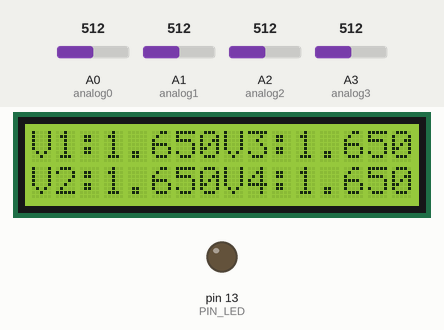
The sketch below on a simulated Arduino Nano, built with avr-gcc and run on an emulated ATmega328P. Shown: 16×2 character LCD, output pins drawn as LEDs (lit = HIGH). The inputs (shaded band) are chosen by the test bench; at power-on: A0 (analog0) = 512, A1 (analog1) = 512, A2 (analog2) = 512, A3 (analog3) = 512. Pins used as bus, display or sensor lines are not drawn; what the sketch prints to the serial monitor is not drawn.

Above: at 4.3 s.
4.4 s: A0 (analog0) set to 716
At 5.7 s:
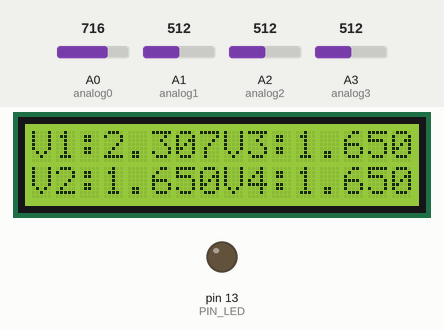
6.0 s: A1 (analog1) set to 716
At 6.6 s:
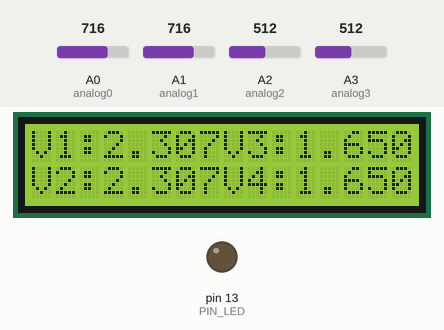
7.5 s: A2 (analog2) set to 716
At 8.7 s:
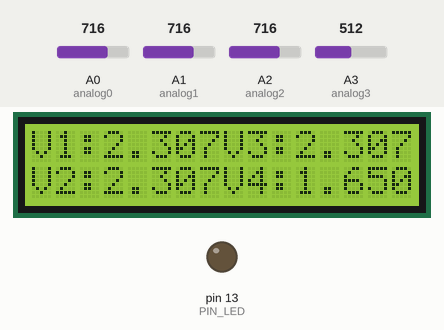
9.0 s: A3 (analog3) set to 716
At 9.7 s:
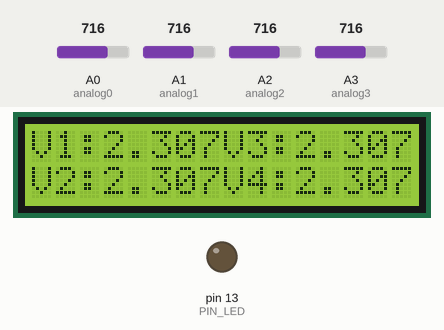
10.5 s: A0 (analog0) set to 992
At 11.7 s:
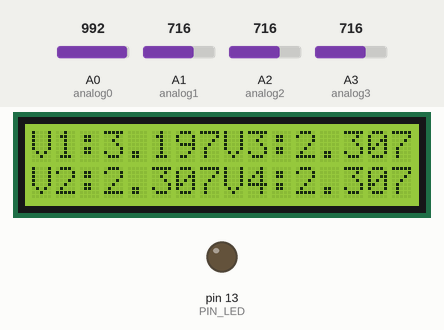
12.0 s: A1 (analog1) set to 992
At 13.0 s:
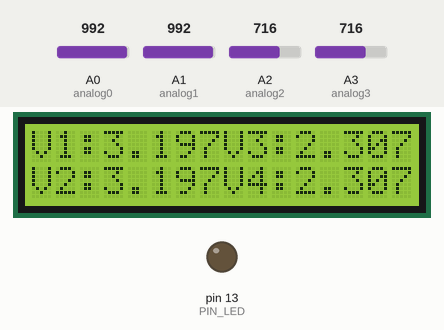
Timing chart, 0 to 14.6 s (numbered marks = the images above; inputs shaded):
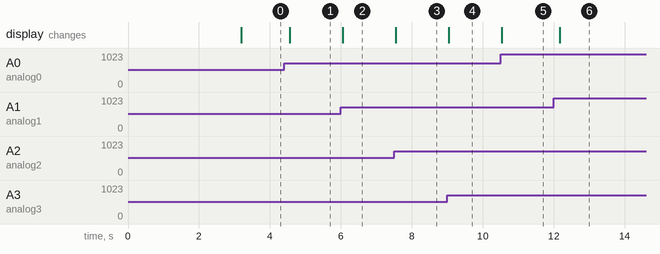

Measured:
- after the input at 4.4 s, the display: changes after 0.16 s (image 1)
- after the input at 6.0 s, the display: changes after 0.05 s (image 2)
- after the input at 7.5 s, the display: changes after 0.05 s (image 3)
- after the input at 9.0 s, the display: changes at once (image 4)
- after the input at 10.5 s, the display: changes at once (image 5)
- after the input at 12.0 s, the display: changes after 0.17 s (image 6)

The sketch:

4_Electrode_DAQ.ino
```cpp
#include <LiquidCrystal_I2C.h>
#include <Wire.h>

// Defining pins from arduino nano to DDS AD9850.
// Defining is constant.
#define PIN_DDS_RESET 11
#define PIN_DDS_DATA 10
#define PIN_DDS_FU_UD 9
#define PIN_DDS_W_CLK 8

#define PIN_LED LED_BUILTIN
#define DELAY_US 500
#define DDS_CLOCK 125000000
#define BACKLIGHT_PIN     13

/* ADC Setup */
#define analog0 A0 // Pin A0
#define analog1 A1 // Pin A1
#define analog2 A2 // Pin A2
#define analog3 A3 // Pin A3

LiquidCrystal_I2C lcd(0x27, 2, 1, 0, 4, 5, 6, 7, 3, POSITIVE);  // Set the LCD I2C address

/* DECLARATIONS */
/* Void is a "free for all" datatype. Can store integers, decimals, words, etc. */
// Passing info. / data by value from one point to another.
// There's an address to each, when program hits this point, it will jump to the function address and fill it with information.
void parse_cmd(void);
void parse_cmd_custom(void);
void send(unsigned long word);
void clock_tick();
void reset_tick();
void freq_update_tick();
unsigned long word_compute(unsigned long frequency); // unsigned long brings 8 bytes. Where it's called,
void send_bit(int value);


/* GLOBALS - can be called and used from anywhere, aka a constant*/
int incoming_byte;
char cmd[128];      //Array.. Allocates 128 bytes to CMD... 1 Char = 1 byte, 1 byte = 8 bits... 128*8 bits allocated.
char frequency[128]; //Array.. Allocates 128 bytes to frequency
int i = 0;

/* ADC Setup */
int val0 = 0; // Variable to store the value read from conditioning circuit
int val1 = 0;
int val2 = 0;
int val3 = 0;

/* DAQ Setup */
String dataLabel1 = "Electrode 1";
String dataLabel2 = "Electrode 2";
String dataLabel3 = "Electrode 3";
String dataLabel4 = "Electrode 4";
bool label = true;

void setup() {

// set up the LCD's number of columns and rows:
  lcd.begin(16, 2);

// Print a message to the LCD.
  lcd.clear();

// Setting AREF for reference voltage of 3.3V
  analogReference(EXTERNAL);

//Sets Arduino pins as O/P
    pinMode(PIN_DDS_RESET, OUTPUT);
    pinMode(PIN_DDS_DATA, OUTPUT);
    pinMode(PIN_DDS_FU_UD, OUTPUT);
    pinMode(PIN_DDS_W_CLK, OUTPUT);
    pinMode(PIN_LED, OUTPUT);

//Sets Arduino pins to Low / Off / 0.
    digitalWrite(PIN_DDS_RESET, LOW);
    digitalWrite(PIN_DDS_DATA, LOW);
    digitalWrite(PIN_DDS_FU_UD, LOW);
    digitalWrite(PIN_DDS_W_CLK, LOW);
    digitalWrite(PIN_LED, LOW);


    Serial.begin(115200, SERIAL_8N1);
    delay(10);
    //Serial.println("Program Starting");
    // Clears bits in array to 0, "Fresh start"
    memset(cmd, '\0', sizeof(cmd));
    memset(frequency, '\0', sizeof(frequency));


    //Serial.write("DDS reset... ");
    reset_tick();
    //Serial.write(" - Completed!\r\n");
    delay(1000);
    //Serial.write("DDS reset... ");
    reset_tick();
    //Serial.write(" - Completed!\r\n");
    send(0);
    delay(1000);

    /* Setting Frequency...Unsigned long bc we want to store large value, and non-negative values. */
    unsigned long freq_word = 12500;
    unsigned long word = word_compute(freq_word); // word_compute goes to its function, does calc. then saves that into word.

    send(word); // Goes to function send, bring the data in word (100kHz) to send function,
    Serial.println("\n");
    delay(1000);

}

void loop()
{

  /* DAQ Setup */
  while(label){ //runs once
    //enable headers
    Serial.print(dataLabel1);
    Serial.print(",");
    Serial.print(dataLabel2);
    Serial.print(",");
    Serial.print(dataLabel3);
    Serial.print(",");
    Serial.print(dataLabel4);
    Serial.print(",");
    label = false;

  }

  /* Reading Analog Input Note: using AREF via 3.3V jumper */
  val0 = analogRead(analog0);
  val1 = analogRead(analog1);
  val2 = analogRead(analog2);
  val3 = analogRead(analog3);

    // Data in CSV format
    Serial.println("\t");
    Serial.print("   ");
    Serial.print(val0);
    Serial.print("\t      ");
    Serial.print(val1);
    Serial.print("\t  ");
    Serial.print(val2);
    Serial.print("\t      ");
    Serial.print(val3);
    Serial.print("\t      ");

  /* Converting Serial # to voltage */
    float voltage0 = 0.0;
    float voltage1 = 0.0;
    float voltage2 = 0.0;
    float voltage3 = 0.0;

    voltage0 = (val0*(3.3/1024.0));
    voltage1 = (val1*(3.3/1024.0));
    voltage2 = (val2*(3.3/1024.0));
    voltage3 = (val3*(3.3/1024.0));


  // LCD Display
    lcd.setCursor(0, 0);
    lcd.print("V1:");
    lcd.print(voltage0, 3);

    lcd.setCursor(0, 1);
    lcd.print("V2:");
    lcd.print(voltage1, 3);

    lcd.setCursor(8, 0);
    lcd.print("V3:");
    lcd.print(voltage2, 3);

    lcd.setCursor(8, 1);
    lcd.print("V4:");
    lcd.print(voltage3, 3);

    delay(100);
}

void send(unsigned long word) {
    for(int i = 0; i < 32; i++) {   // Parsing bit by bit through "word"
        // int val = word & 0b1;
        // Serial.write(val ? "1" : "0");
        // send_bit(val);
        send_bit(word & 0b1);   // Parses through word, read 1 bit, sends it to send_bit, then reads next bit.
        // Serial.print("Value:");
        // Serial.println(val);
        word >>= 1;
    }

    // Control bits
    send_bit(0);
    send_bit(0);

    // Power-down
    send_bit(0);

    // Phase
    send_bit(0);
    send_bit(0);
    send_bit(0);
    send_bit(0);
    send_bit(0);

    freq_update_tick();
}

void send_bit(int value) {
    if(value)
        digitalWrite(PIN_DDS_DATA, HIGH);
    else
        digitalWrite(PIN_DDS_DATA, LOW);

    clock_tick();
}

void clock_tick() {
    delayMicroseconds(DELAY_US);
    digitalWrite(PIN_DDS_W_CLK, HIGH);
    delayMicroseconds(DELAY_US);
    digitalWrite(PIN_DDS_W_CLK, LOW);
}
void reset_tick() {
    digitalWrite(PIN_DDS_RESET, HIGH);
    delayMicroseconds(DELAY_US);
    digitalWrite(PIN_DDS_RESET, LOW);
    delayMicroseconds(DELAY_US);
}

void freq_update_tick() {
    digitalWrite(PIN_DDS_FU_UD, HIGH);
    delayMicroseconds(DELAY_US);
    delayMicroseconds(DELAY_US);
    digitalWrite(PIN_DDS_FU_UD, LOW);
}

unsigned long word_compute(unsigned long frequency) {
    return (4294967296 * frequency) / DDS_CLOCK;
}
```
